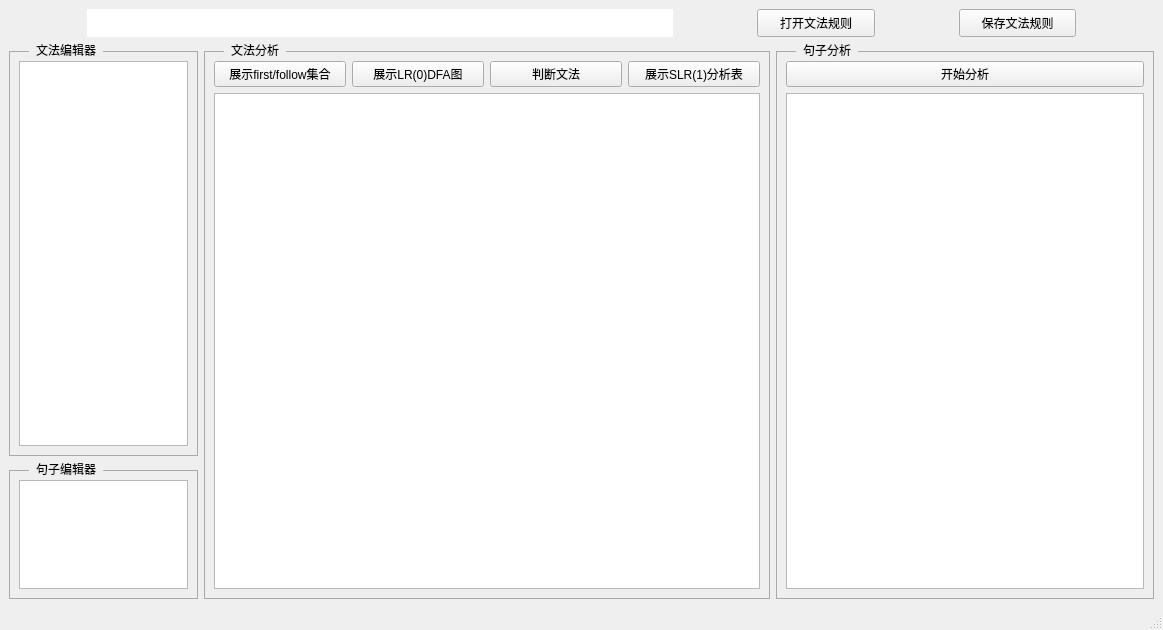
<?xml version="1.0" encoding="UTF-8"?>
<ui version="4.0">
 <class>MainWindow</class>
 <widget class="QMainWindow" name="MainWindow">
  <property name="geometry">
   <rect>
    <x>0</x>
    <y>0</y>
    <width>1163</width>
    <height>630</height>
   </rect>
  </property>
  <property name="windowTitle">
   <string>MainWindow</string>
  </property>
  <widget class="QWidget" name="centralwidget">
   <layout class="QVBoxLayout" name="verticalLayout_6">
    <item>
     <layout class="QHBoxLayout" name="horizontalLayout_2" stretch="2,15,2,3,2,3,2">
      <item>
       <spacer name="horizontalSpacer">
        <property name="orientation">
         <enum>Qt::Horizontal</enum>
        </property>
        <property name="sizeHint" stdset="0">
         <size>
          <width>40</width>
          <height>20</height>
         </size>
        </property>
       </spacer>
      </item>
      <item>
       <widget class="QLineEdit" name="fileText">
        <property name="minimumSize">
         <size>
          <width>0</width>
          <height>28</height>
         </size>
        </property>
        <property name="styleSheet">
         <string notr="true"/>
        </property>
        <property name="frame">
         <bool>false</bool>
        </property>
        <property name="readOnly">
         <bool>true</bool>
        </property>
       </widget>
      </item>
      <item>
       <spacer name="horizontalSpacer_2">
        <property name="orientation">
         <enum>Qt::Horizontal</enum>
        </property>
        <property name="sizeHint" stdset="0">
         <size>
          <width>40</width>
          <height>20</height>
         </size>
        </property>
       </spacer>
      </item>
      <item>
       <widget class="QPushButton" name="openFileButton">
        <property name="minimumSize">
         <size>
          <width>0</width>
          <height>28</height>
         </size>
        </property>
        <property name="statusTip">
         <string comment="打开文件" extracomment="打开文件"/>
        </property>
        <property name="text">
         <string>打开文法规则</string>
        </property>
       </widget>
      </item>
      <item>
       <spacer name="horizontalSpacer_4">
        <property name="orientation">
         <enum>Qt::Horizontal</enum>
        </property>
        <property name="sizeHint" stdset="0">
         <size>
          <width>40</width>
          <height>20</height>
         </size>
        </property>
       </spacer>
      </item>
      <item>
       <widget class="QPushButton" name="saveFileButton">
        <property name="minimumSize">
         <size>
          <width>0</width>
          <height>28</height>
         </size>
        </property>
        <property name="statusTip">
         <string comment="打开文件" extracomment="打开文件"/>
        </property>
        <property name="text">
         <string>保存文法规则</string>
        </property>
       </widget>
      </item>
      <item>
       <spacer name="horizontalSpacer_3">
        <property name="orientation">
         <enum>Qt::Horizontal</enum>
        </property>
        <property name="sizeHint" stdset="0">
         <size>
          <width>40</width>
          <height>20</height>
         </size>
        </property>
       </spacer>
      </item>
     </layout>
    </item>
    <item>
     <layout class="QHBoxLayout" name="horizontalLayout_3" stretch="2,6,4">
      <item>
       <layout class="QVBoxLayout" name="verticalLayout_5" stretch="9,3">
        <item>
         <widget class="QGroupBox" name="groupBox">
          <property name="styleSheet">
           <string notr="true">QGroupBox {
	border-width: 0.5px;
	border-color: #aaaaaa;
	border-style: solid;
	margin-top:8px
}

QGroupBox::title {
	font: 14px &quot;Microsoft YaHei&quot;;
	color: #000000;
	subcontrol-origin: margin;
	left:20px;
	padding: 0px 5px 0px 5px;
}</string>
          </property>
          <property name="title">
           <string>文法编辑器</string>
          </property>
          <layout class="QVBoxLayout" name="verticalLayout">
           <item>
            <widget class="CodeEditor" name="codeEdit"/>
           </item>
          </layout>
         </widget>
        </item>
        <item>
         <widget class="QGroupBox" name="groupBox_4">
          <property name="styleSheet">
           <string notr="true">QGroupBox {
	border-width: 0.5px;
	border-color: #aaaaaa;
	border-style: solid;
	margin-top:8px
}

QGroupBox::title {
	font: 14px &quot;Microsoft YaHei&quot;;
	color: #000000;
	subcontrol-origin: margin;
	left:20px;
	padding: 0px 5px 0px 5px;
}</string>
          </property>
          <property name="title">
           <string>句子编辑器</string>
          </property>
          <layout class="QVBoxLayout" name="verticalLayout_3">
           <item>
            <widget class="CodeEditor" name="sentenceEdit"/>
           </item>
          </layout>
         </widget>
        </item>
       </layout>
      </item>
      <item>
       <widget class="QGroupBox" name="groupBox_2">
        <property name="styleSheet">
         <string notr="true">QGroupBox {
	border-width: 0.5px;
	border-color: #aaaaaa;
	border-style: solid;
	margin-top:8px
}

QGroupBox::title {
	font: 14px &quot;Microsoft YaHei&quot;;
	color: #000000;
	subcontrol-origin: margin;
	left:20px;
	padding: 0px 5px 0px 5px;
}</string>
        </property>
        <property name="title">
         <string>文法分析</string>
        </property>
        <layout class="QVBoxLayout" name="verticalLayout_2">
         <item>
          <layout class="QHBoxLayout" name="horizontalLayout">
           <item>
            <widget class="QPushButton" name="showSetButton">
             <property name="text">
              <string>展示first/follow集合</string>
             </property>
            </widget>
           </item>
           <item>
            <widget class="QPushButton" name="showDFAButton">
             <property name="text">
              <string>展示LR(0)DFA图</string>
             </property>
            </widget>
           </item>
           <item>
            <widget class="QPushButton" name="judgeButton">
             <property name="text">
              <string>判断文法</string>
             </property>
            </widget>
           </item>
           <item>
            <widget class="QPushButton" name="showTableButton">
             <property name="text">
              <string>展示SLR(1)分析表</string>
             </property>
            </widget>
           </item>
          </layout>
         </item>
         <item>
          <widget class="QTableWidget" name="tableWidget"/>
         </item>
        </layout>
       </widget>
      </item>
      <item>
       <widget class="QGroupBox" name="groupBox_3">
        <property name="styleSheet">
         <string notr="true">QGroupBox {
	border-width: 0.5px;
	border-color: #aaaaaa;
	border-style: solid;
	margin-top:8px
}

QGroupBox::title {
	font: 14px &quot;Microsoft YaHei&quot;;
	color: #000000;
	subcontrol-origin: margin;
	left:20px;
	padding: 0px 5px 0px 5px;
}</string>
        </property>
        <property name="title">
         <string>句子分析</string>
        </property>
        <layout class="QVBoxLayout" name="verticalLayout_4" stretch="0,15">
         <item>
          <widget class="QPushButton" name="sentenceAnalysisButton">
           <property name="text">
            <string>开始分析</string>
           </property>
          </widget>
         </item>
         <item>
          <widget class="QTableWidget" name="sentenceAnalysisTable"/>
         </item>
        </layout>
       </widget>
      </item>
     </layout>
    </item>
   </layout>
  </widget>
  <widget class="QMenuBar" name="menubar">
   <property name="geometry">
    <rect>
     <x>0</x>
     <y>0</y>
     <width>1163</width>
     <height>25</height>
    </rect>
   </property>
  </widget>
  <widget class="QStatusBar" name="statusbar"/>
 </widget>
 <customwidgets>
  <customwidget>
   <class>CodeEditor</class>
   <extends>QPlainTextEdit</extends>
   <header>codeeditor.h</header>
  </customwidget>
 </customwidgets>
 <resources/>
 <connections/>
</ui>
